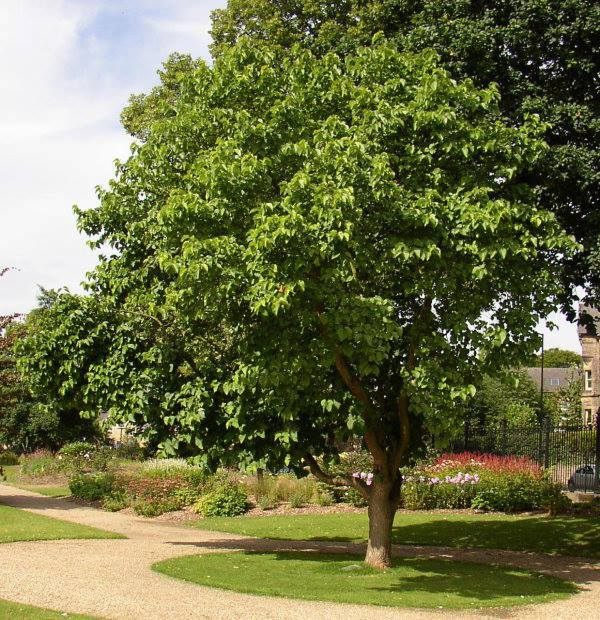
#> input picture tree.jpg, 600 x 620 px
$ jupyter execute PurifyYourImg.ipynb   (shell and % lines are left out)   (older library calls are emulated)
#> lines starting #> are read from the running program, lines starting #| are printed output that depends on the picture
## IMPORTS

import the required libraries

[cell 1]
import matplotlib
from matplotlib import pyplot as plt
import numpy as np
import skimage
from skimage import io, filters
img = 'tree.jpg'

## Helper Functions

**plot function:** takes two images and plot them alogside each other.

[cell 2]
def plot(left_img, right_img, l_title="original", r_title="transformed"):
    f = plt.figure()
    l = f.add_subplot(1,2, 1)
    l.title.set_text(l_title)
    plt.imshow(left_img)
    r = f.add_subplot(1,2, 2)
    r.title.set_text(r_title)
    plt.imshow(right_img)
    r.set_yticklabels([])
    r.set_xticklabels([])
    l.set_yticklabels([])
    l.set_xticklabels([])

**sharpen function** takes 4 arguments: the image, two constants, constant a being the amount to multiply the original image by, and constant b being the amount to multiply the blurred image by, and an optional sigma, Higher values of sigma will cause more radical blurring.

[cell 3]
def sharpen(image, a, b, sigma=10):
    blurred = filters.gaussian(image, sigma=sigma, multichannel=True)
    sharper = np.clip(image * a - blurred * b, 0, 1.0)
    return sharper

**channel_mult function** takes an  image channel and multiply it by certain value and ensure that the final value wouldn't exceed the limit of the pixel value.

[cell 4]
def channel_mult(channel, value):
    limit = 1/value
    channel[channel>limit]=1
    channel[channel<=limit]*=value
    return channel

**get_channel function:** takes and image and return  a tuple of the image channels (red, green, blue).

**merge_channels function:** takes a tuple of the image channels and return image.

[cell 5]
def get_channels(img):
    return img[:,:,0],img[:,:,1],img[:,:,2]
def merge_channels(r,g,b):
    return  np.dstack((r, g, b))

## Filters Implementation

#### Hot Desert Filter

[cell 6]
def hot_desert_filter(img):
    orig_img = skimage.img_as_float(io.imread(img))
    trans_img = orig_img.copy()
    r,g,b = get_channels(trans_img)
    r = channel_mult(r,3)
    g = channel_mult(g,1.4)
    b = channel_mult(b,1.1)
    merged = merge_channels(r,g,b)
    trans_img = sharpen(merged, 1,0.2)
    plt.imshow(trans_img)

#### Cold Tibet Filter

[cell 7]
def cold_tibet_filter(img):
    orig_img = skimage.img_as_float(io.imread(img))
    trans_img = orig_img.copy()
    r,g,b = get_channels(trans_img)
    r = channel_mult(r,1)
    g = channel_mult(g,1.6)
    b = channel_mult(b,1.4)
    merged = merge_channels(r,g,b)
    trans_img = sharpen(merged, 1,0.3)
    plt.imshow(trans_img)

#### Charming Filter

[cell 8]
def charming_filter(img):
    orig_img = skimage.img_as_float(io.imread(img))
    trans_img = orig_img.copy()
    r,g,b = get_channels(trans_img)
    r = channel_mult(r,2.1)
    g = channel_mult(g,1.3)
    g = filters.gaussian(g,.4, multichannel=False)
    b = channel_mult(b,2.2)
    b = filters.gaussian(b,.7, multichannel=False)
    merged = merge_channels(r,g,b)
    trans_img = sharpen(merged, 1,0.3)
    plt.imshow(trans_img)

#### Blood Orange Filter

[cell 9]
def blood_orange_filter(img):
    orig_img = skimage.img_as_float(io.imread(img))
    trans_img = orig_img.copy()
    r,g,b = get_channels(trans_img)
    r = channel_mult(r,1.5)
    g = channel_mult(g,1.6)
    b = channel_mult(b,1.7)
    merged = merge_channels(r,g,b)
    trans_img = sharpen(merged, 1,0.4)
    plt.imshow(trans_img)

#### Forest Filter

[cell 10]
def forest_filter(img):
#> called with img = 'tree.jpg'
    orig_img = skimage.img_as_float(io.imread(img))
    trans_img = orig_img.copy()
    r,g,b = get_channels(trans_img)
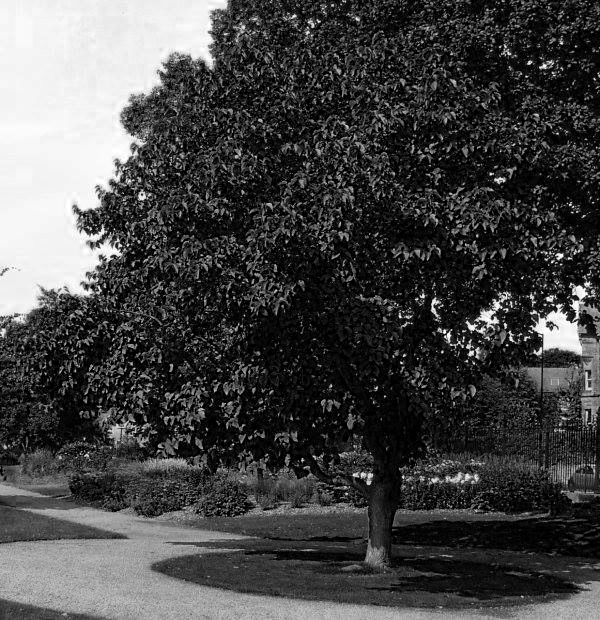
#> b: shape (620, 600) float64; min 0, max 1, mean 0.279
    r = channel_mult(r,1)
    g = channel_mult(g,1.6)
    b = channel_mult(b,1)
    merged = merge_channels(r,g,b)
    trans_img = sharpen(merged, 1,0.2)
    plt.imshow(trans_img)

[cell 11]
def insta_like(img, filter_name):
    if filter_name == 'forest_filter':
        forest_filter(img)
    elif filter_name == 'blood_orange_filter':
        blood_orange_filter(img)
    elif filter_name == 'charming_filter':
        charming_filter(img)
    elif filter_name == 'cold_tibet_filter':
        cold_tibet_filter(img)
    elif filter_name == 'hot_desert_filter':
        hot_desert_filter(img)

[cell 12]
insta_like(img, 'forest_filter')

[cell 13]
insta_like(img, 'blood_orange_filter')

[cell 14]
insta_like(img, 'charming_filter')
#> in charming_filter, `b = filters.gaussian(b,.7, multichannel=False)`:
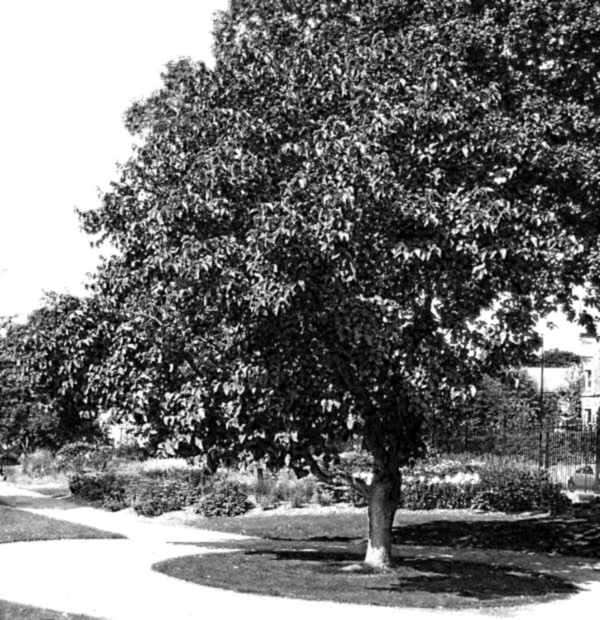
#> b: shape (620, 600) float64; min 4.25e-05, max 1, mean 0.452

[cell 15]
insta_like(img, 'cold_tibet_filter')
#> in merge_channels (call 4), `return  np.dstack((r, g, b))`:
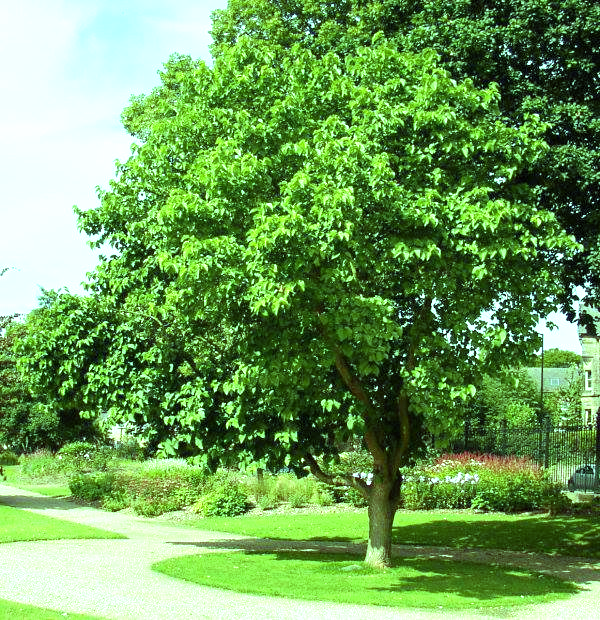
#> returned value: shape (620, 600, 3) float64; mean of channels 0, 1, 2 0.434, 0.621, 0.352; drawn as R, G, B
#> call 4 of sharpen, with a = 1, b = 0.3, sigma = 10
#> in sharpen (call 4), `blurred = filters.gaussian(image, sigma=sigma, multichannel=True)`:
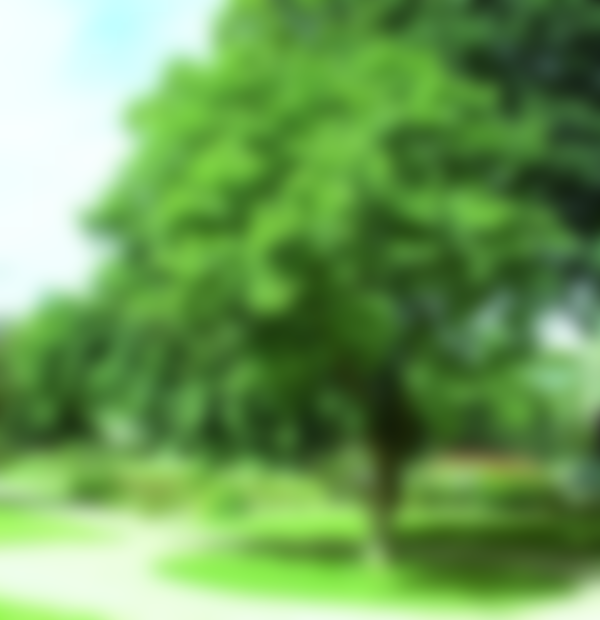
#> blurred: shape (620, 600, 3) float64; mean of channels 0, 1, 2 0.434, 0.621, 0.352; drawn as R, G, B
#> in sharpen (call 4), `sharper = np.clip(image * a - blurred * b, 0, 1.0)`:
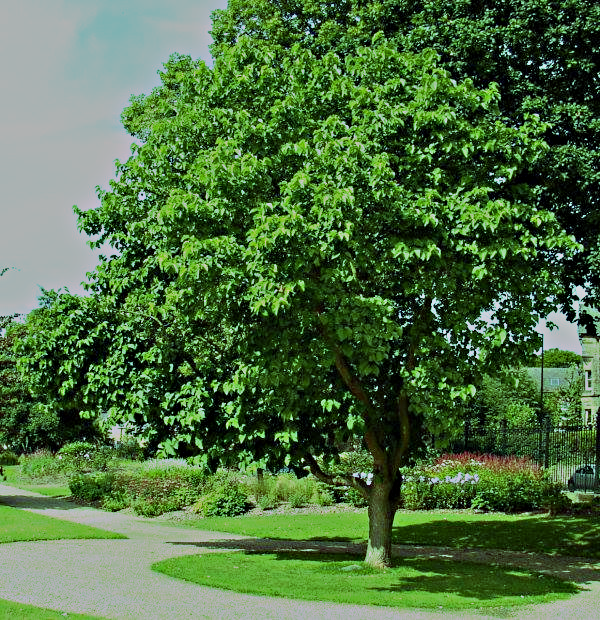
#> sharper: shape (620, 600, 3) float64; mean of channels 0, 1, 2 0.305, 0.437, 0.256; drawn as R, G, B

[cell 16]
insta_like(img, 'hot_desert_filter')
#> in channel_mult (call 13), `channel[channel<=limit]*=value`:
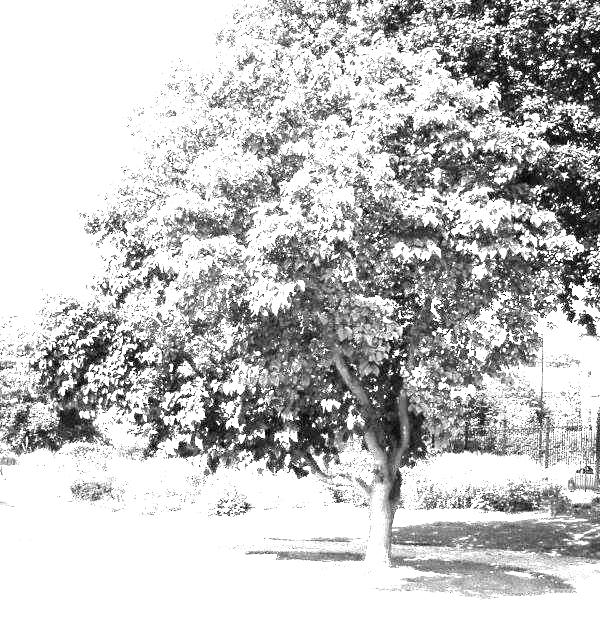
#> channel: shape (620, 600) float64; min 0, max 1, mean 0.762
#> in channel_mult (call 14), `channel[channel>limit]=1`:
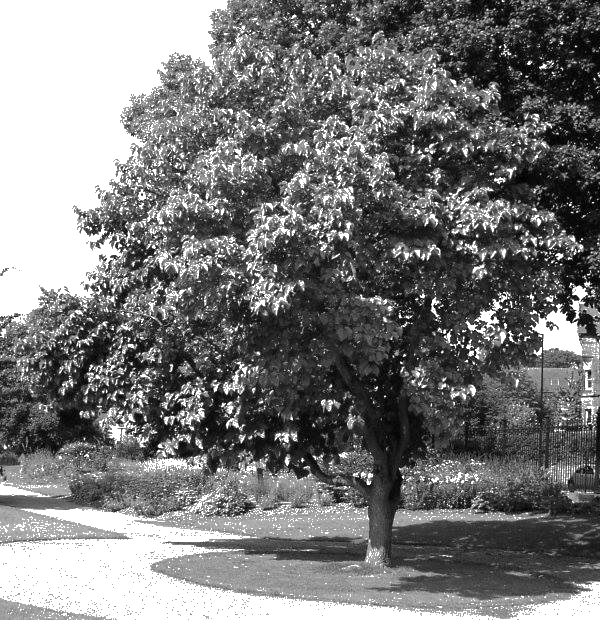
#> channel: shape (620, 600) float64; min 0, max 1, mean 0.475
#> in merge_channels (call 5), `return  np.dstack((r, g, b))`:
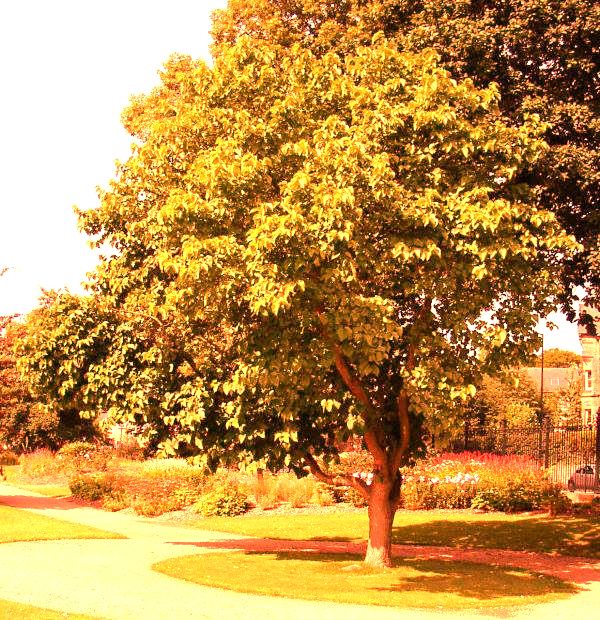
#> returned value: shape (620, 600, 3) float64; mean of channels 0, 1, 2 0.762, 0.576, 0.301; drawn as R, G, B
#> in sharpen (call 5), `blurred = filters.gaussian(image, sigma=sigma, multichannel=True)`:
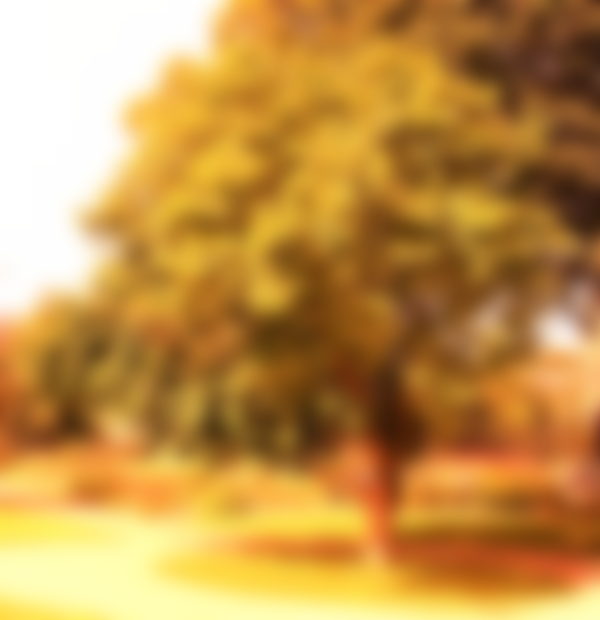
#> blurred: shape (620, 600, 3) float64; mean of channels 0, 1, 2 0.762, 0.576, 0.301; drawn as R, G, B
#> in sharpen (call 5), `sharper = np.clip(image * a - blurred * b, 0, 1.0)`:
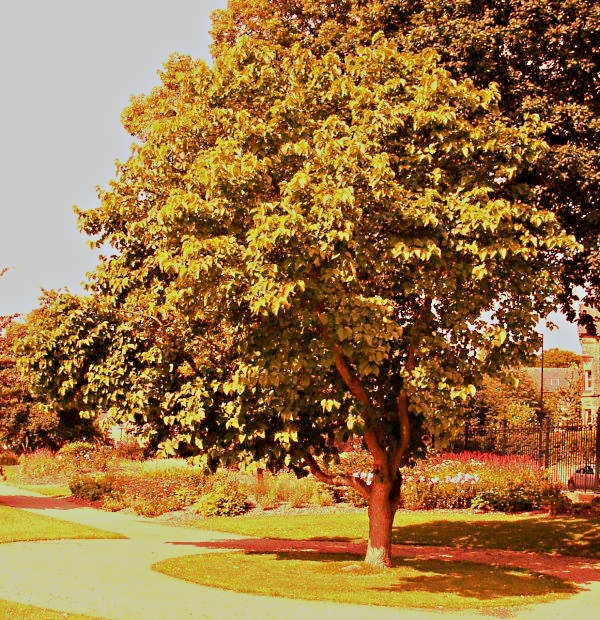
#> sharper: shape (620, 600, 3) float64; mean of channels 0, 1, 2 0.611, 0.461, 0.245; drawn as R, G, B
